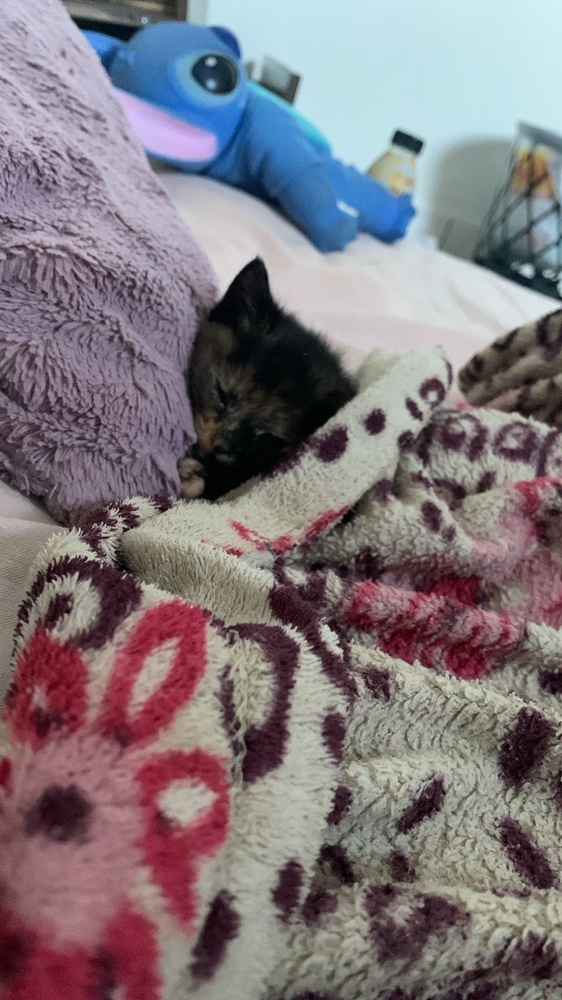
#> input picture filters/image.jpg, 562 x 1000 px, shrunk from 900 x 1600 before the run
$ python remap.py
#> lines starting #> are read from the running program, lines starting #| are printed output that depends on the picture
#> further down, image is the input picture: PIL image 562x1000 RGB; mean R, G, B 128.7, 119.6, 125.4
from PIL import Image
import math

def rotationRemap(image, angle):
#> called with angle = 30
    width, height = image.size
#> width = 562; height = 1000
    cx, cy = width / 2, height / 2
#> cx = 281; cy = 500

    # Angulo para radianos
    theta = math.radians(angle)
    cos_theta = math.cos(theta)
    sin_theta = math.sin(theta)

    input_pixels = image.load()
    output_image = Image.new("RGB", (width, height), color=(0,0,0))
#> output_image: PIL image 562x1000 RGB; every value is 0
    output_pixels = output_image.load()

    for y in range(height):
        for x in range(width):
            dx = x - cx
            dy = y - cy

            # Rotacao reversa
            src_x = cos_theta * dx + sin_theta* dy + cx
            src_y = sin_theta * dx + cos_theta * dy + cy

            src_x_int = int(round(src_x))
            src_y_int = int(round(src_y))

            if 0 <= src_x_int < width and 0 <=src_y_int < height:
                output_pixels[x,y] = input_pixels[src_x_int, src_y_int]
            else:
                output_pixels[x,y] = (0,0,0)
    return output_image

image = Image.open("../image.jpg")
rotated = rotationRemap(image, 30)
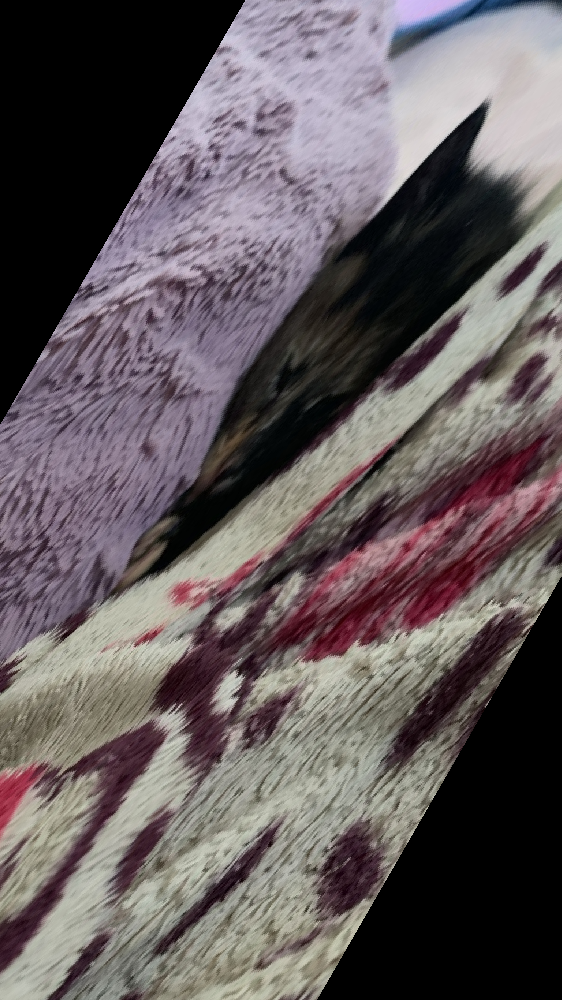
#> rotated: PIL image 562x1000 RGB; mean R, G, B 99.9, 91.5, 93.6
image.show()
rotated.show()
